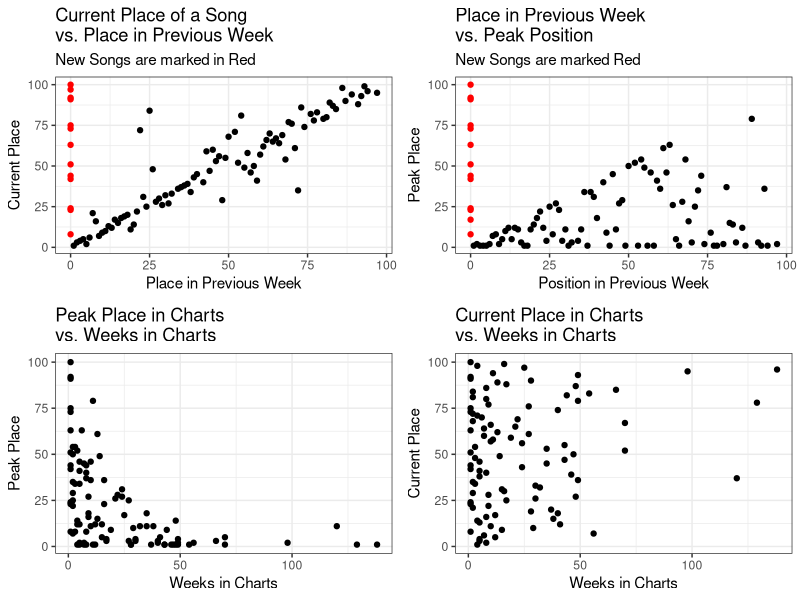
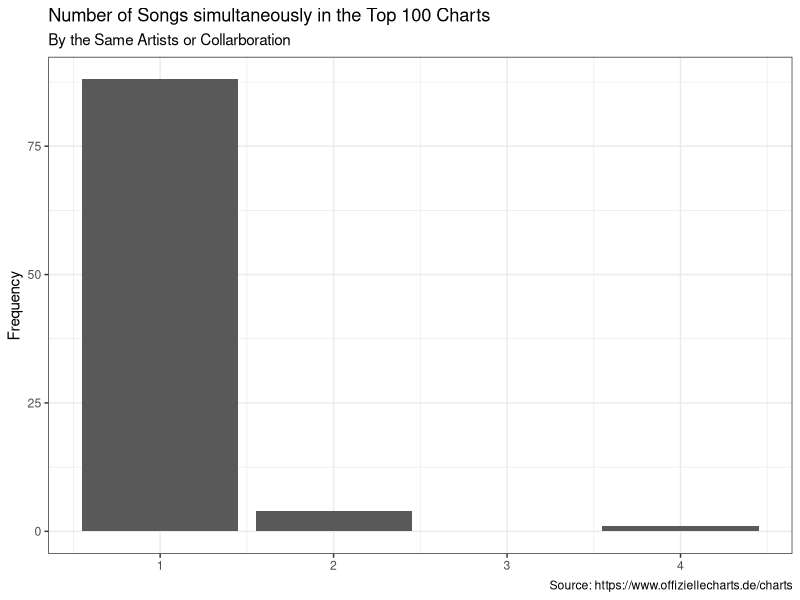
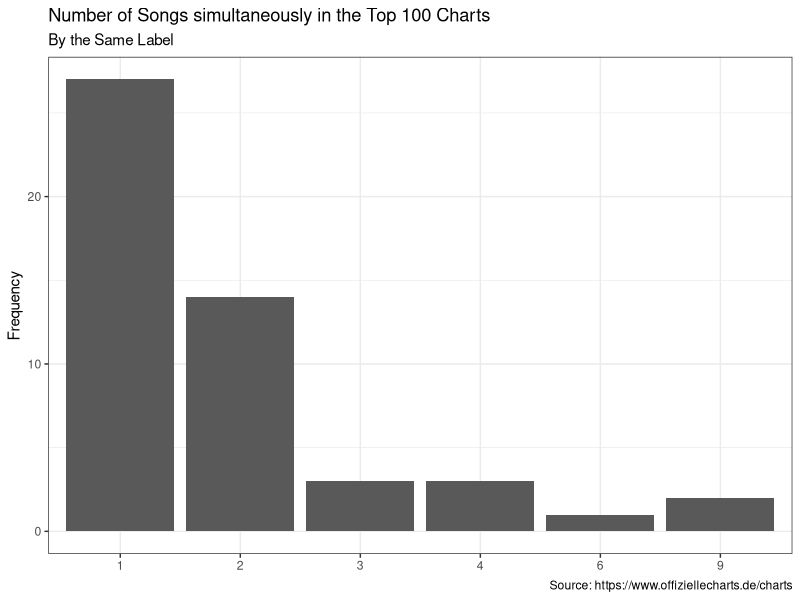

The R script that drew these images, in order:
## ---- chunk 1
library(ggplot2)
library(gridExtra)
library(readr)
library(dplyr)
chart_scrap <- read_csv('2022-06-01_charts_report.csv')
## ---- chunk 2
#Reporting Figures and Tables
#Scatter Plots
current_v_last <- ggplot(data = chart_scrap,
                                     aes(y = current, x=last_week,
                                     col=ifelse(is.na(last_week), yes = 'NA' , no = 'NonNA')))+
                                      geom_point(aes(y = current, x=last_week_fill),show.legend = F)+
                                      scale_color_manual(values = c('#FF0000','#000000'))+
                                      labs(title = 'Current Place of a Song \nvs. Place in Previous Week',
                                           subtitle = 'New Songs are marked in Red',
                                           y='Current Place', x='Place in Previous Week')+
                                        theme_bw()
weeks_v_peak <- ggplot(data = chart_scrap,
                                             aes(x=weeks_in_charts, y=peak_in_charts))+
                                              geom_point()+
                                              labs(title = 'Peak Place in Charts \nvs. Weeks in Charts',
                                                   x='Weeks in Charts', y='Peak Place')+
                                              theme_bw()
week_v_current <- ggplot(data = chart_scrap, aes(x=weeks_in_charts, y=current))+
                                      geom_point()+
                                      labs(title = 'Current Place in Charts \nvs. Weeks in Charts',
                                           x='Weeks in Charts', y='Current Place')+
                                      theme_bw()
last_v_peak <- ggplot(data = chart_scrap, aes(x=last_week_fill, y=peak_in_charts,
                                                col=ifelse(is.na(last_week), yes = 'NA' , no = 'NonNA')))+
                                    geom_point(show.legend = F)+
                                    labs(title = 'Place in Previous Week \nvs. Peak Position',
                                         subtitle = 'New Songs are marked Red',
                                         x='Position in Previous Week', y='Peak Place')+
                                    scale_color_manual(values = c('#FF0000','#000000'))+
                                    theme_bw()
grid.arrange(current_v_last,last_v_peak, weeks_v_peak,week_v_current, nrow=2)
## ---- chunk 3
chart_scrap%>%
                      count(artist)%>%
                      ggplot(aes(x=n))+
                      geom_bar()+
                      labs(title = 'Number of Songs simultaneously in the Top 100 Charts',
                           subtitle = 'By the Same Artists or Collarboration',
                           y='Frequency',
                           x=NULL,
                           caption = 'Source: https://www.offiziellecharts.de/charts')+
                      theme_bw()
chart_scrap%>%
                        count(artist,sort = T)%>%
                        filter(n>1)%>%
                        knitr::kable()
chart_scrap%>%
                      count(label)%>%
                      ggplot(aes(x=as.factor(n)))+
                      geom_bar()+
                      geom_bar()+
                      labs(title = 'Number of Songs simultaneously in the Top 100 Charts',
                           subtitle = 'By the Same Label',
                           y='Frequency',
                           x=NULL,
                           caption = 'Source: https://www.offiziellecharts.de/charts')+
                      theme_bw()
chart_scrap%>%
                        count(label, sort = T)%>%
                        filter(n>1)%>%
                        knitr::kable()
## ---- chunk 4
#Songs that are currently peaking
chart_scrap%>%
                        filter(current == peak_in_charts)%>%
                        select(artist, title, current)%>%
                        rename(Position = current)%>%
                        knitr::kable()
